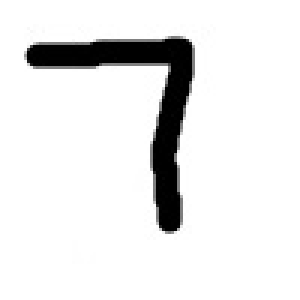
#> input picture tests/p1-1.jpg, 100 x 100 px (shown 3 times larger); its folder holds only this picture in this run
$ python matchShapes2.py
#> lines starting #> are read from the running program, lines starting #| are printed output that depends on the picture
import cv2
import numpy as np
import skimage.measure

PATH = '../tests/'
SIZE = 14


def normalize1(img):
    img = cv2.resize(img, (SIZE, SIZE))
    ret, thresh = cv2.threshold(img, 127, 255, 0)
    return thresh


def normalize2(img):
    img = skimage.measure.block_reduce(img, (2, 2), np.max)
    img = cv2.resize(img, (SIZE, SIZE))
    ret, thresh = cv2.threshold(img, 127, 255, 0)
    return thresh


def cal_shapes(i, j, t):
#> called with i = 1, j = 1, t = 1
    im1 = ~cv2.imread(f'{PATH}p{i}-{j}.jpg', cv2.IMREAD_GRAYSCALE)
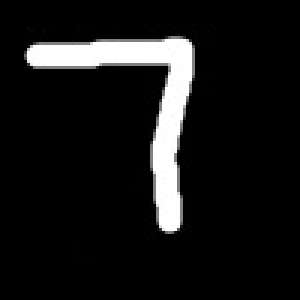
#> im1: shape (100, 100) (shown 3 times larger); min 0, max 255, mean 23.1
    im1 = normalize(im1)
    for k in range(1, 5):
        for l in range(1, 3):
            im2 = ~cv2.imread(f'{PATH}p{k}-{l}.jpg', cv2.IMREAD_GRAYSCALE)
            im2 = normalize(im2)
            distance = cv2.matchShapes(im1, im2, t, 0)
#> distance = 0
            print(f'CONTOURS_MATCH_I{t} p{i}{j} vs p{k}{l} distance {distance}')
#| CONTOURS_MATCH_I1 p11 vs p11 distance 0.0


def normalize(img):
    # normalize1 is better than normalize2
    # normalize1 is smoother than normalize2
    return normalize1(img)


for i in range(1, 5):
    for j in range(1, 3):
        print(f'p{i}-{j} ')
        for t in range(1, 4):
#> (the run stopped early here; a loop or call above may not have finished)
